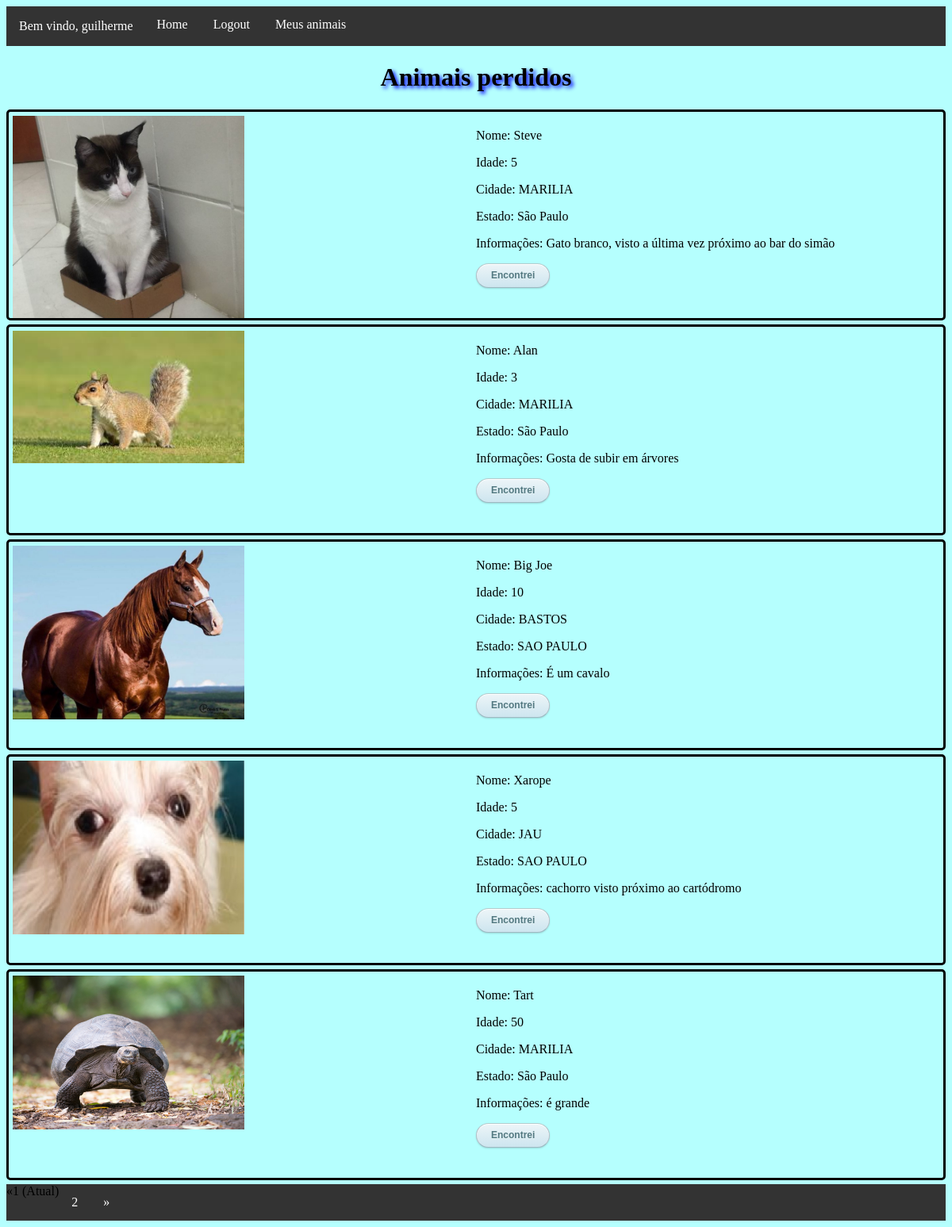
Page / (signed in) on the committed database.
### product/models.py (models this page shows, shortened)
class Dono(AbstractBaseUser):
    email = models.EmailField(verbose_name="email", unique=True, max_length=100)
    username = models.CharField(max_length=100)
    telefone = models.CharField(max_length=20)
    date_joined = models.DateTimeField(verbose_name="date_joined", auto_now_add=True)
    last_login = models.DateTimeField(verbose_name="last_login", auto_now=True)
    is_admin = models.BooleanField(default=False)
    is_active = models.BooleanField(default=True)
    is_staff = models.BooleanField(default=False)
    is_superuser = models.BooleanField(default=False)
    USERNAME_FIELD = 'email'
    REQUIRED_FIELDS = ['username']
    objects = DonoManager()

class Animal(models.Model):
    foto  = models.ImageField()
    nome  = models.CharField(max_length=100)
    idade = models.CharField(max_length=3, blank=True)
    cidade_desaparecimento = models.CharField(max_length=50)
    estado_desaparecimento = models.CharField(max_length=50)
    status = models.IntegerField(choices=STATUS_ANIMAL, default=1, blank=True)
    dono = models.ForeignKey(Dono, on_delete=models.CASCADE,  null=True)
    informacoes_extras = models.CharField(max_length=250, blank=True)

### product/views.py (the view)
# urls.py: path('', pagina_principal, name='pagina_principal'),
def pagina_principal(request):
    animais_cadastrados = Animal.objects.all()
    page = request.GET.get('page', 1)
    paginator = Paginator(animais_cadastrados, 5)
    try:
        animais_cadastrados = paginator.page(page)
    except PageNotAnInteger:
        animais_cadastrados = paginator.page(1)
    except EmptyPage:
        animais_cadastrados = paginator.page(paginator.num_pages)
    return render(request, 'pagina_principal.html', {'animais_cadastrados': animais_cadastrados})

### product/templates/pagina_principal.html (shortened to what this page needs)
{% extends 'base.html' %}
{% block content %}
	<h1>Animais perdidos</h1>
	{% for animal in animais_cadastrados %}
		{% if animal.status == 1 %}
			<div class="umAnimalPerdido">
				<div class="imagem">
					{% if animal.foto%}
						{% load static %}
						<img src="{{ animal.foto.url }}" width=50%>
					{% endif %}
				</div>
				<div class="textos">
					<p>Nome: {{animal.nome}}</p>
					<p>Idade: {{animal.idade}}</p>
					<p>Cidade: {{animal.cidade_desaparecimento}}</p>
					<p>Estado: {{animal.estado_desaparecimento}}</p>
					<p>Informações: {{animal.informacoes_extras}}</p>
					<form action="{%  url 'animal_encontrado' animal.id %}">
						<input class="encontrei" type="submit" value="Encontrei" />
					</form>
				</div>
			</div>
		{% endif %}
	{% endfor %}
	{% if animais_cadastrados.has_other_pages %}
		  <ul class="pagination">
			{% if animais_cadastrados.has_previous %}
			  <li><a href="?page={{ animais_cadastrados.previous_page_number }}">&laquo;</a></li>
			{% else %}
			  <li class="disabled"><span>&laquo;</span></li>
			{% endif %}
			{% for i in animais_cadastrados.paginator.page_range %}
			  {% if animais_cadastrados.number == i %}
				<li class="active"><span>{{ i }} <span class="sr-only">(Atual)</span></span></li>
			  {% else %}
				<li><a href="?page={{ i }}">{{ i }}</a></li>
			  {% endif %}
			{% endfor %}
			{% if animais_cadastrados.has_next %}
			  <li><a href="?page={{ animais_cadastrados.next_page_number }}">&raquo;</a></li>
			{% else %}
			  <li class="disabled"><span>&raquo;</span></li>
			{% endif %}
		  </ul>
	{% endif %}
{% endblock content %}

### product/templates/base.html (shortened to what this page needs)
<!DOCTYPE html>
<html>
<head>
	{% load static %}
	<link href="{% static 'style.css' %}"  rel="stylesheet">
		{% if request.user.is_authenticated %}
			<ul>
				<li><p>Bem vindo, {{request.user.username}}</p></li>
				<li><a href="{% url 'pagina_principal' %}">Home</a></li>
				<li><a href="{% url 'logout' %}">Logout</a></li>
				<li><a href="{% url 'meus_animais' %}">Meus animais</a></li>
			</ul>
		{% else %}
			<ul>
				<li><a href="{% url 'pagina_principal' %}">Home</a></li>
				<li><a href="{% url 'cadastrar_dono' %}">Register</a></li>
				<li><a href="{% url 'login' %}">Login</a></li>
			</ul>
		{% endif %}
</head>
<body>
{% block content %}
{% endblock content %}
</body>
</html>

### product/static/style.css (style rules this page uses)
h1 { color: black; text-shadow: 3px 3px 5px blue; text-align: center; }
html { margin: 0px; background-color: #b5fffe; }
ul { list-style-type: none; margin: 0; padding: 0; overflow: hidden; background-color: #333; }
li { float: left; }
li a { display: block; color: white; text-align: center; padding: 14px 16px; text-decoration: none; }
li p { padding: 0px 14px 0px 16px; color: white; }
.umAnimalPerdido { display: block; overflow: auto; border-style: solid; border-radius: 5px; border-color: black; height: 250px; margin: 5px 0px 5px 0px; padding: 5px; }
.imagem { display:inline-block; width: 50%; float: left; max-height:100%; }
.textos { display:inline-block; width: 50%; float:rigth; }
.encontrei { padding: 0 18px; height: 29px; font-size: 12px; font-weight: bold; color: #527881; text-shadow: 0 1px #e3f1f1; background: #cde5ef; border: 1px solid; border-color: #b4ccce #b3c0c8 #9eb9c2; border-radius: 16px; outline: 0; -webkit-box-sizing: content-box; -moz-box-sizing: content-box; box-sizing: content-box; background-image: -webkit-linear-gradient(top, #edf5f8, #cde5ef); background-image: -moz-linear-gradient(top, #edf5f8, #cde5ef); background-image: -o-linear-gradient(top, #edf5f8, #cde5ef); background-image: linear-gradient(to bottom, #edf5f8, #cde5ef); -webkit-box-shadow: inset 0 1px white, 0 1px 2px rgba(0, 0, 0, 0.15); box-shadow: inset 0 1px white, 0 1px 2px rgba(0, 0, 0, 0.15); }

### rows in the picture
Dono: user.username "guilherme"
Animal: foto (picture), nome "Steve", idade "5", cidade_desaparecimento "MARILIA", estado_desaparecimento "São Paulo", informacoes_extras "Gato branco, visto a última vez próximo ao bar do simão"
Animal: foto (picture), nome "Alan", idade "3", cidade_desaparecimento "MARILIA", estado_desaparecimento "São Paulo", informacoes_extras "Gosta de subir em árvores"
Animal: foto (picture), nome "Big Joe", idade "10", cidade_desaparecimento "BASTOS", estado_desaparecimento "SAO PAULO", informacoes_extras "É um cavalo"
Animal: foto (picture), nome "Xarope", idade "5", cidade_desaparecimento "JAU", estado_desaparecimento "SAO PAULO", informacoes_extras "cachorro visto próximo ao cartódromo"
Animal: foto (picture), nome "Tart", idade "50", cidade_desaparecimento "MARILIA", estado_desaparecimento "São Paulo", informacoes_extras "é grande"

### other values in the picture
{{ i }} "1"
{{ i }} "2"
